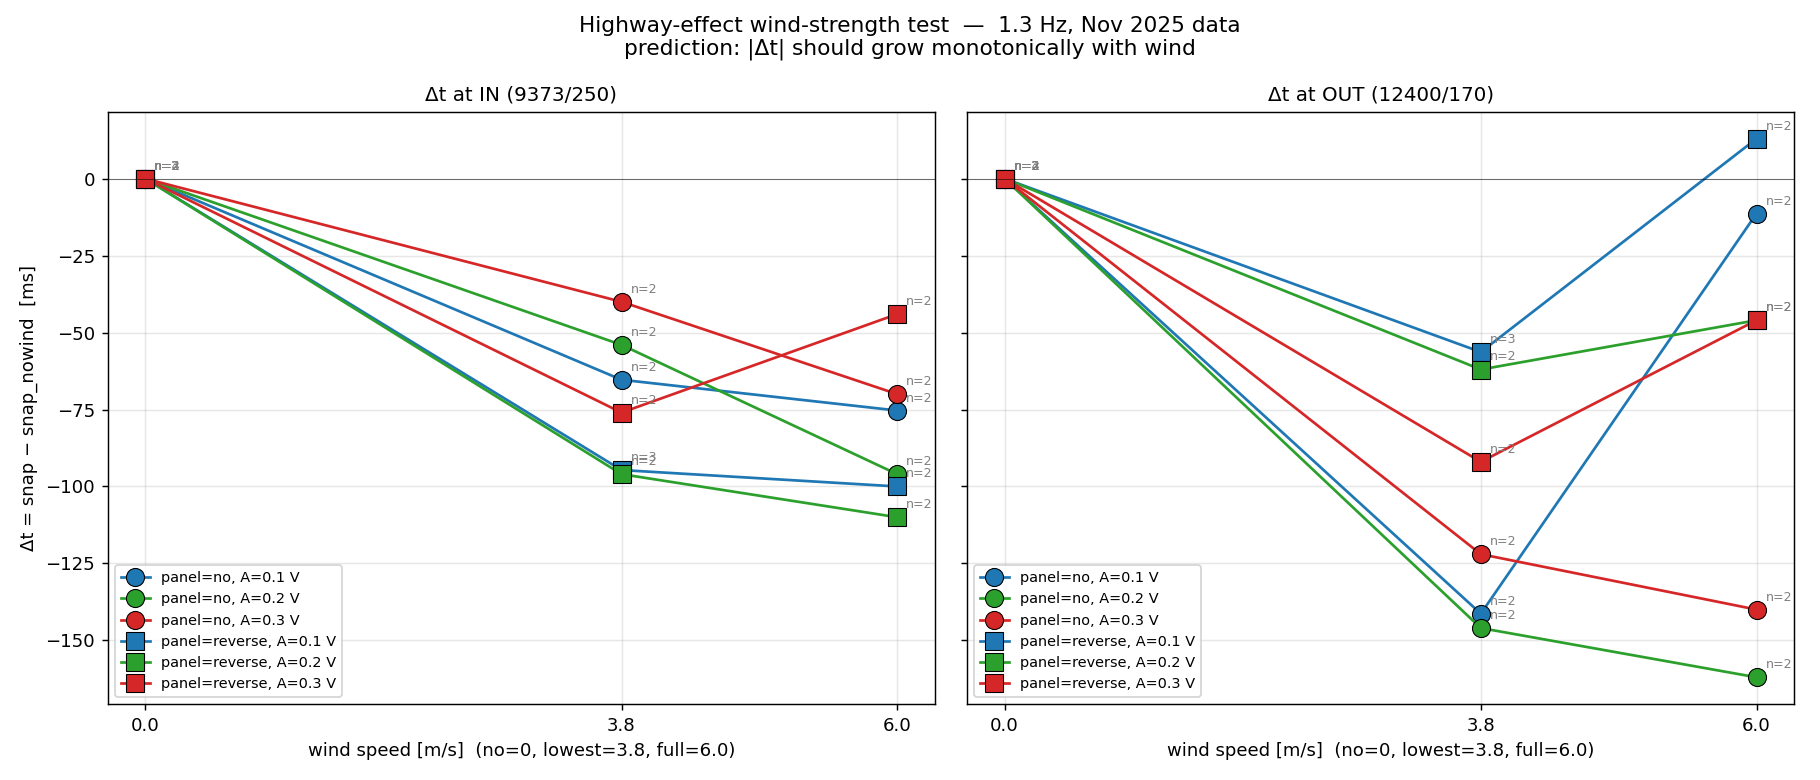

Recreate this plot in Python.
"""
Highway-effect wind-strength test using lowestwind (Nov 2025) data
==================================================================

Until now, wind has been binary (no/full) so we couldn't test the
highway-effect prediction "more wind → bigger Δt". Nov 2025 data has a
THIRD wind condition: lowestwind = 3.8 m/s (vs fullwind = 6 m/s),
giving us a 3-point wind-strength axis at 1.3 Hz.

Coverage (Nov 2025, IN = 9373/250 era):
  PROCESSED-20251112-tett6roof + PROCESSED-20251113-tett6roof-loosepaneltaped
  Panel: no (clean baseline) and reverse (parallel test)
  1.3 Hz × {0.1, 0.2, 0.3} V × {no, lowest, full} wind
  → 2 folders × 3 amp × 3 wind = 18 runs per panel condition

Wind speeds:
  no       = 0 m/s
  lowest   = 3.8 m/s
  full     = 6.0 m/s

Test: plot Δt vs wind speed per amplitude. If the highway effect is
monotonic in wind strength, Δt(lowest) should sit between Δt(no) and
Δt(full).

Outputs:
  analysis_scratch/wind_highway_lowestwind_test.png
  analysis_scratch/wind_highway_lowestwind_test.csv
  analysis_scratch/wind_highway_lowestwind_test.md
"""

from __future__ import annotations

import json
import sys
import warnings
from pathlib import Path

warnings.filterwarnings("ignore")

import numpy as np
import pandas as pd
import matplotlib.pyplot as plt

BASE = Path(__file__).resolve().parent.parent
sys.path.insert(0, str(BASE))

OUT_DIR = BASE / "analysis_scratch"
FS = 250.0

NOV_FOLDERS = [
    BASE / "waveprocessed/PROCESSED-20251112-tett6roof",
    BASE / "waveprocessed/PROCESSED-20251113-tett6roof-loosepaneltaped",
]
WIND_SPEED = {"no": 0.0, "lowest": 3.8, "full": 6.0}
PROBE_IN  = "9373/250"   # Nov 2025 IN reference
PROBE_OUT = "12400/170"  # Nov 2025 OUT reference (for cross-check)
AMPS = [0.1, 0.2, 0.3]
F_HZ = 1.3
PANELS = ["no", "reverse"]   # avoid 'full' panel (very few runs)


def load_nov_meta() -> pd.DataFrame:
    rows = []
    for d in NOV_FOLDERS:
        for r in json.load(open(d / "meta.json")):
            r["_folder"] = d.name
            rows.append(r)
    df = pd.DataFrame(rows)
    df = df[df["WaveFrequencyInput [Hz]"] == F_HZ]
    df = df[df["quality_flag"] == "ok"]
    df = df[df["WaveAmplitudeInput [Volt]"].isin(AMPS)]
    df = df[df["WindCondition"].isin(WIND_SPEED.keys())]
    df = df[df["PanelCondition"].isin(PANELS)]
    return df.copy()


def per_run_table(meta: pd.DataFrame) -> pd.DataFrame:
    """Build per-run table with snap shift in seconds for IN and OUT."""
    out = meta.copy()
    out["snap_in_s"]  = out[f"Probe {PROBE_IN} hg_snap_shift"]  / FS
    out["snap_out_s"] = out[f"Probe {PROBE_OUT} hg_snap_shift"] / FS
    out["wind_ms"]    = out["WindCondition"].map(WIND_SPEED)
    out["snap_in_T"]  = out["snap_in_s"]  * F_HZ
    out["snap_out_T"] = out["snap_out_s"] * F_HZ
    keep = [
        "_folder", "path", "PanelCondition", "WindCondition", "wind_ms",
        "WaveAmplitudeInput [Volt]",
        "snap_in_s", "snap_in_T", "snap_out_s", "snap_out_T",
    ]
    return out[keep].rename(columns={"WaveAmplitudeInput [Volt]": "amp_V"})


def cell_aggregates(per_run: pd.DataFrame) -> pd.DataFrame:
    """For each (panel, amp, wind) cell: mean snap_in, count, std."""
    g = (per_run.groupby(["PanelCondition", "amp_V", "WindCondition", "wind_ms"])
         .agg(snap_in_s_mean=("snap_in_s", "mean"),
              snap_in_s_std= ("snap_in_s", "std"),
              snap_out_s_mean=("snap_out_s", "mean"),
              snap_out_s_std= ("snap_out_s", "std"),
              n=("path", "count"))
         .reset_index())
    # Δt vs nowind baseline per (panel, amp)
    nw = g[g["WindCondition"] == "no"][
        ["PanelCondition", "amp_V", "snap_in_s_mean", "snap_out_s_mean"]
    ].rename(columns={"snap_in_s_mean": "snap_in_nw_s",
                      "snap_out_s_mean": "snap_out_nw_s"})
    g = g.merge(nw, on=["PanelCondition", "amp_V"], how="left")
    g["dt_in_ms"]  = (g["snap_in_s_mean"]  - g["snap_in_nw_s"])  * 1000
    g["dt_out_ms"] = (g["snap_out_s_mean"] - g["snap_out_nw_s"]) * 1000
    return g


def plot_wind_axis(cells: pd.DataFrame, out_path: Path) -> None:
    fig, axes = plt.subplots(1, 2, figsize=(14, 6), sharey=True)
    amp_color = {0.1: "#1f77b4", 0.2: "#2ca02c", 0.3: "#d62728"}
    panel_marker = {"no": "o", "reverse": "s"}

    for ax, probe_label, dt_col in zip(
        axes, [f"IN ({PROBE_IN})", f"OUT ({PROBE_OUT})"],
        ["dt_in_ms", "dt_out_ms"]
    ):
        for panel in PANELS:
            for amp in AMPS:
                sub = cells[(cells["PanelCondition"] == panel)
                            & (cells["amp_V"] == amp)].sort_values("wind_ms")
                if len(sub) < 2:
                    continue
                ax.plot(sub["wind_ms"], sub[dt_col],
                        marker=panel_marker[panel], color=amp_color[amp],
                        ms=10, lw=1.5, mec="k", mew=0.6,
                        label=f"panel={panel}, A={amp} V")
                # n-annotations
                for _, r in sub.iterrows():
                    ax.annotate(f'n={int(r["n"])}',
                                (r["wind_ms"], r[dt_col]),
                                xytext=(5, 5), textcoords="offset points",
                                fontsize=7, color="grey")
        ax.axhline(0, color="k", lw=0.3)
        ax.set_xlabel("wind speed [m/s]  (no=0, lowest=3.8, full=6.0)")
        ax.set_xticks([0, 3.8, 6.0])
        ax.set_title(f"Δt at {probe_label}", fontsize=11)
        ax.grid(alpha=0.3)
        ax.legend(fontsize=8)

    axes[0].set_ylabel("Δt = snap − snap_nowind  [ms]")
    fig.suptitle(f"Highway-effect wind-strength test  —  1.3 Hz, Nov 2025 data\n"
                 f"prediction: |Δt| should grow monotonically with wind",
                 fontsize=12)
    fig.tight_layout()
    fig.savefig(out_path, dpi=130)
    plt.close(fig)


def main() -> None:
    print("Loading Nov 2025 meta...")
    meta = load_nov_meta()
    print(f"  {len(meta)} runs at 1.3 Hz, panel ∈ {PANELS}, ok quality")

    per_run = per_run_table(meta)
    cells = cell_aggregates(per_run)
    csv = OUT_DIR / "wind_highway_lowestwind_test.csv"
    cells.to_csv(csv, index=False)
    print(f"  → {csv.relative_to(BASE)}")

    print("\n=== Cell aggregates (Δt at IN, ms) ===")
    pivot_in = cells.pivot_table(
        index=["PanelCondition", "amp_V"], columns="WindCondition",
        values="dt_in_ms"
    )[["no", "lowest", "full"]]
    print(pivot_in.round(0).to_string())

    print("\n=== Cell aggregates (Δt at OUT, ms) ===")
    pivot_out = cells.pivot_table(
        index=["PanelCondition", "amp_V"], columns="WindCondition",
        values="dt_out_ms"
    )[["no", "lowest", "full"]]
    print(pivot_out.round(0).to_string())

    print("\n=== Monotonicity check (sign of |Δt(lowest)| vs |Δt(full)|) ===")
    print("  POSITIVE = lowestwind shift is between zero and fullwind shift "
          "(supports highway monotonicity)")
    rows = []
    for panel in PANELS:
        for amp in AMPS:
            sub = cells[(cells["PanelCondition"] == panel)
                        & (cells["amp_V"] == amp)]
            if len(sub) < 3:
                continue
            dt_lo  = float(sub[sub["WindCondition"] == "lowest"]["dt_in_ms"].iloc[0])
            dt_fu  = float(sub[sub["WindCondition"] == "full"]["dt_in_ms"].iloc[0])
            ratio  = dt_lo / dt_fu if dt_fu != 0 else np.nan
            mono   = "monotonic" if (0 < ratio < 1.2) else "NON-monotonic"
            rows.append({"panel": panel, "amp_V": amp,
                         "dt_lo": dt_lo, "dt_fu": dt_fu,
                         "lo/fu_ratio": ratio,
                         "wind_speed_ratio": 3.8 / 6.0,
                         "verdict": mono})
    print(pd.DataFrame(rows).round(2).to_string(index=False))

    print("\nPlotting wind-strength scan...")
    plot_wind_axis(cells, OUT_DIR / "wind_highway_lowestwind_test.png")
    print("  → analysis_scratch/wind_highway_lowestwind_test.png")


if __name__ == "__main__":
    main()
